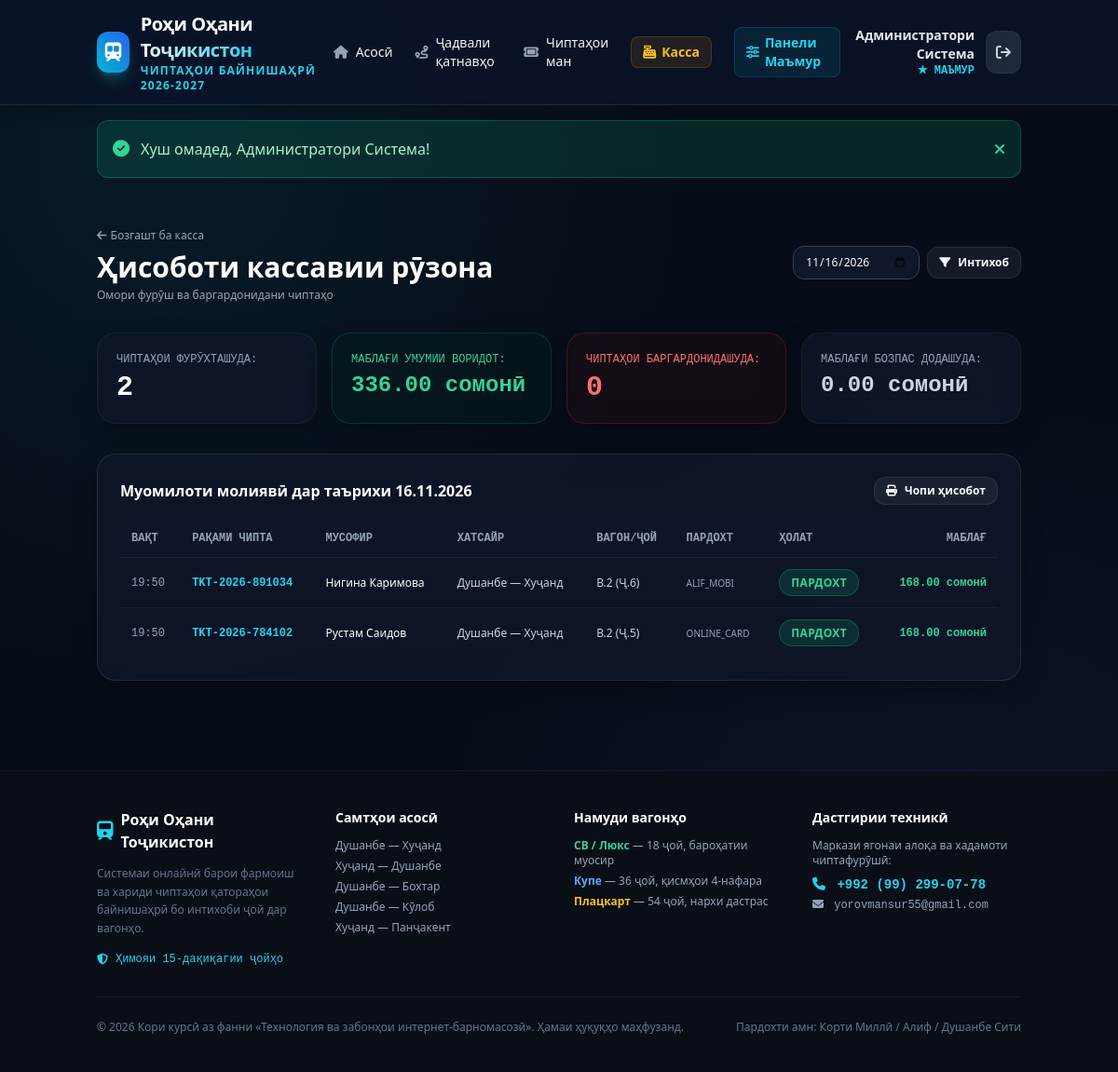
The page /cashier/reports.php (signed in) on the database its author committed.
### tables this page shows
CREATE TABLE `tickets` (
  `id` INT AUTO_INCREMENT PRIMARY KEY,
  `ticket_number` VARCHAR(50) NOT NULL UNIQUE,
  `trip_id` INT NOT NULL,
  `car_id` INT NOT NULL,
  `seat_id` INT NOT NULL,
  `passenger_id` INT NULL,
  `passenger_name` VARCHAR(150) NOT NULL,
  `passenger_passport` VARCHAR(50) NOT NULL,
  `passenger_phone` VARCHAR(30) NULL,
  `cashier_id` INT NULL,
  `price` DECIMAL(10,2) NOT NULL,
  `payment_method` ENUM('online_card', 'alif_mobi', 'dushanbe_city', 'cash') DEFAULT 'online_card',
  `payment_status` ENUM('pending', 'paid', 'refunded', 'expired') DEFAULT 'pending',
  `status` ENUM('reserved', 'confirmed', 'cancelled', 'refunded') DEFAULT 'reserved',
  `reserved_at` DATETIME NOT NULL,
  `expires_at` DATETIME NOT NULL,
  `purchased_at` DATETIME NULL,
  `refunded_at` DATETIME NULL,
  `created_at` TIMESTAMP DEFAULT CURRENT_TIMESTAMP,
  FOREIGN KEY (`trip_id`) REFERENCES `trips`(`id`) ON DELETE CASCADE,
  FOREIGN KEY (`car_id`) REFERENCES `cars`(`id`) ON DELETE CASCADE,
  FOREIGN KEY (`seat_id`) REFERENCES `seats`(`id`) ON DELETE CASCADE,
  FOREIGN KEY (`passenger_id`) REFERENCES `users`(`id`) ON DELETE SET NULL,
  FOREIGN KEY (`cashier_id`) REFERENCES `users`(`id`) ON DELETE SET NULL
);

CREATE TABLE `routes` (
  `id` INT AUTO_INCREMENT PRIMARY KEY,
  `route_name` VARCHAR(150) NOT NULL,
  `from_station_id` INT NOT NULL,
  `to_station_id` INT NOT NULL,
  `distance_km` DECIMAL(8,2) NOT NULL DEFAULT 0.00,
  `duration_hours` VARCHAR(50) NOT NULL,
  `created_at` TIMESTAMP DEFAULT CURRENT_TIMESTAMP,
  FOREIGN KEY (`from_station_id`) REFERENCES `stations`(`id`) ON DELETE CASCADE,
  FOREIGN KEY (`to_station_id`) REFERENCES `stations`(`id`) ON DELETE CASCADE
);

CREATE TABLE `cars` (
  `id` INT AUTO_INCREMENT PRIMARY KEY,
  `train_id` INT NOT NULL,
  `car_number` INT NOT NULL,
  `car_type` ENUM('platskart', 'coupe', 'sv_lux') NOT NULL DEFAULT 'coupe',
  `total_seats` INT NOT NULL DEFAULT 36,
  `price_multiplier` DECIMAL(4,2) NOT NULL DEFAULT 1.00,
  `created_at` TIMESTAMP DEFAULT CURRENT_TIMESTAMP,
  FOREIGN KEY (`train_id`) REFERENCES `trains`(`id`) ON DELETE CASCADE
);

CREATE TABLE `seats` (
  `id` INT AUTO_INCREMENT PRIMARY KEY,
  `car_id` INT NOT NULL,
  `seat_number` INT NOT NULL,
  `seat_type` ENUM('lower', 'upper', 'side_lower', 'side_upper') NOT NULL DEFAULT 'lower',
  FOREIGN KEY (`car_id`) REFERENCES `cars`(`id`) ON DELETE CASCADE
);

### config/db.php (called while the page is built, shortened)
<?php
function formatTJS($amount) {
    return number_format($amount, 2, '.', ' ') . ' сомонӣ';
}

### cashier/reports.php (the view, shortened to what this page needs)
<?php
require_once __DIR__ . '/../config/db.php';
$reportDate = $_GET['date'] ?? date('Y-m-d');
$statsStmt = $pdo->prepare("
    SELECT
        COUNT(CASE WHEN status = 'confirmed' THEN 1 END) AS total_sold,
        COALESCE(SUM(CASE WHEN status = 'confirmed' THEN price ELSE 0 END), 0) AS total_revenue,
        COUNT(CASE WHEN status = 'refunded' THEN 1 END) AS total_refunded,
        COALESCE(SUM(CASE WHEN status = 'refunded' THEN price ELSE 0 END), 0) AS refunded_amount
    FROM tickets
    WHERE DATE(created_at) = ?
");
$statsStmt->execute([$reportDate]);
$stats = $statsStmt->fetch();
$listStmt = $pdo->prepare("
    SELECT tk.*, r.route_name, tr.train_number, c.car_number, s.seat_number
    FROM tickets tk
    JOIN trips t ON tk.trip_id = t.id
    JOIN routes r ON t.route_id = r.id
    JOIN trains tr ON t.train_id = tr.id
    JOIN cars c ON tk.car_id = c.id
    JOIN seats s ON tk.seat_id = s.id
    WHERE DATE(tk.created_at) = ?
    ORDER BY tk.id DESC
");
$listStmt->execute([$reportDate]);
$tickets = $listStmt->fetchAll();
require_once __DIR__ . '/../includes/header.php';
?>
<div class="container mx-auto px-4 py-8">
    <div class="flex flex-col md:flex-row md:items-center justify-between gap-4 mb-8">
        <div>
            <a href="/train_ticket_system/cashier/index.php" class="text-xs text-slate-400 hover:text-white transition inline-flex items-center gap-1 mb-2">
                <i class="fa-solid fa-arrow-left"></i> Бозгашт ба касса
            </a>
            <h1 class="text-2xl md:text-3xl font-extrabold text-white">Ҳисоботи кассавии рӯзона</h1>
            <p class="text-xs text-slate-400 mt-1">Омори фурӯш ва баргардонидани чиптаҳо</p>
        </div>
        <form method="GET" action="" class="flex items-center gap-2">
            <input type="date" name="date" value="<?= htmlspecialchars($reportDate) ?>" class="bg-slate-900 border border-slate-700 rounded-xl px-3 py-2 text-white text-xs focus:outline-none focus:border-cyan-500">
            <button type="submit" class="btn btn-secondary text-xs !py-2 !px-3">
                <i class="fa-solid fa-filter"></i> Интихоб
            </button>
        </form>
    </div>
    <div class="grid grid-cols-1 sm:grid-cols-2 lg:grid-cols-4 gap-4 mb-8">
        <div class="glass-panel p-5 border-white/5">
            <span class="text-xs text-slate-400 uppercase font-mono block mb-1">Чиптаҳои фурӯхташуда:</span>
            <span class="text-3xl font-black text-white font-mono"><?= $stats['total_sold'] ?></span>
        </div>
        <div class="glass-panel p-5 border-emerald-500/20 bg-emerald-950/20">
            <span class="text-xs text-emerald-400 uppercase font-mono block mb-1">Маблағи умумии воридот:</span>
            <span class="text-2xl font-black text-emerald-400 font-mono"><?= formatTJS($stats['total_revenue']) ?></span>
        </div>
        <div class="glass-panel p-5 border-red-500/20 bg-red-950/20">
            <span class="text-xs text-red-400 uppercase font-mono block mb-1">Чиптаҳои баргардонидашуда:</span>
            <span class="text-3xl font-black text-red-400 font-mono"><?= $stats['total_refunded'] ?></span>
        </div>
        <div class="glass-panel p-5 border-white/5">
            <span class="text-xs text-slate-400 uppercase font-mono block mb-1">Маблағи бозпас додашуда:</span>
            <span class="text-2xl font-black text-slate-300 font-mono"><?= formatTJS($stats['refunded_amount']) ?></span>
        </div>
    </div>
    <div class="glass-panel p-6 border-white/10">
        <div class="flex items-center justify-between mb-4">
            <h2 class="text-base font-bold text-white">Муомилоти молиявӣ дар таърихи <?= date('d.m.Y', strtotime($reportDate)) ?></h2>
            <button onclick="window.print()" class="btn btn-secondary text-xs !py-1.5 !px-3">
                <i class="fa-solid fa-print"></i> Чопи ҳисобот
            </button>
        </div>
        <div class="overflow-x-auto">
            <table class="w-full text-left text-xs text-slate-300">
                <thead class="bg-slate-900/80 text-slate-400 uppercase font-mono border-b border-white/5">
                    <tr>
                        <th class="p-3">Вақт</th>
                        <th class="p-3">Рақами чипта</th>
                        <th class="p-3">Мусофир</th>
                        <th class="p-3">Хатсайр</th>
                        <th class="p-3">Вагон/Ҷой</th>
                        <th class="p-3">Пардохт</th>
                        <th class="p-3">Ҳолат</th>
                        <th class="p-3 text-right">Маблағ</th>
                    </tr>
                </thead>
                <tbody class="divide-y divide-white/5">
                    <?php if (empty($tickets)): ?>
                        <tr>
                            <td colspan="8" class="p-6 text-center text-slate-500">Дар ин сана ягон амалиёт сабт нашудааст.</td>
                        </tr>
                    <?php else: ?>
                        <?php foreach ($tickets as $t): ?>
                            <tr class="hover:bg-slate-800/40 transition">
                                <td class="p-3 font-mono text-slate-400"><?= date('H:i', strtotime($t['created_at'])) ?></td>
                                <td class="p-3 font-mono font-bold text-cyan-400"><?= htmlspecialchars($t['ticket_number']) ?></td>
                                <td class="p-3 text-white font-medium"><?= htmlspecialchars($t['passenger_name']) ?></td>
                                <td class="p-3"><?= htmlspecialchars($t['route_name']) ?></td>
                                <td class="p-3">В.<?= $t['car_number'] ?> (Ҷ.<?= $t['seat_number'] ?>)</td>
                                <td class="p-3 uppercase text-[10px] text-slate-400"><?= htmlspecialchars($t['payment_method']) ?></td>
                                <td class="p-3">
                                    <?php if ($t['status'] === 'confirmed'): ?>
                                        <span class="badge badge-emerald">Пардохт</span>
                                    <?php elseif ($t['status'] === 'refunded'): ?>
                                        <span class="badge badge-ruby">Бозгашт</span>
                                    <?php else: ?>
                                        <span class="badge"><?= $t['status'] ?></span>
                                    <?php endif; ?>
                                </td>
                                <td class="p-3 text-right font-mono font-bold <?= $t['status'] === 'confirmed' ? 'text-emerald-400' : 'text-slate-400 line-through' ?>">
                                    <?= formatTJS($t['price']) ?>
                                </td>
                            </tr>
                        <?php endforeach; ?>
                    <?php endif; ?>
                </tbody>
            </table>
        </div>
    </div>
</div>
<?php require_once __DIR__ . '/../includes/footer.php'; ?>

### assets/css/style.css (style rules this page uses)
:root { --bg-dark: #070d18; --bg-card: #0f172a; --bg-card-hover: #162238; --surface-glass: rgba(15, 23, 42, 0.75); --border-glass: rgba(255, 255, 255, 0.08); --border-glass-light: rgba(255, 255, 255, 0.15); --primary: #06b6d4; --primary-hover: #0891b2; --primary-glow: rgba(6, 182, 212, 0.25); --emerald: #10b981; --emerald-glow: rgba(16, 185, 129, 0.25); --amber: #f59e0b; --amber-glow: rgba(245, 158, 11, 0.25); --ruby: #ef4444; --ruby-glow: rgba(239, 68, 68, 0.25); --text-main: #f8fafc; --text-muted: #94a3b8; --text-dim: #64748b; --font-main: 'Plus Jakarta Sans', system-ui, -apple-system, sans-serif; --font-mono: 'JetBrains Mono', monospace; }
* { box-sizing: border-box; margin: 0; padding: 0; }
body { background-color: var(--bg-dark); color: var(--text-main); font-family: var(--font-main); min-height: 100vh; display: flex; flex-direction: column; line-height: 1.5; background-image: radial-gradient(circle at 15% 15%, rgba(6, 182, 212, 0.08) 0%, transparent 40%), radial-gradient(circle at 85% 85%, rgba(99, 102, 241, 0.08) 0%, transparent 40%); background-attachment: fixed; }
.container { width: 100%; max-width: 1240px; margin-left: auto; margin-right: auto; padding-left: 1.25rem; padding-right: 1.25rem; }
.glass-panel { background: var(--surface-glass); backdrop-filter: blur(16px); -webkit-backdrop-filter: blur(16px); border: 1px solid var(--border-glass); border-radius: 1.25rem; box-shadow: 0 10px 30px -10px rgba(0, 0, 0, 0.5); transition: border-color 0.2s ease, box-shadow 0.2s ease; }
.btn { display: inline-flex; align-items: center; justify-content: center; gap: 0.5rem; font-weight: 600; font-size: 0.95rem; padding: 0.75rem 1.4rem; border-radius: 0.75rem; border: none; cursor: pointer; transition: all 0.2s ease; text-decoration: none; line-height: 1; }
.btn-secondary { background: rgba(255, 255, 255, 0.06); color: var(--text-main); border: 1px solid var(--border-glass); }
.badge { display: inline-flex; align-items: center; gap: 0.35rem; font-size: 0.75rem; font-weight: 700; padding: 0.35rem 0.75rem; border-radius: 9999px; letter-spacing: 0.025em; text-transform: uppercase; }
.badge-emerald { background: rgba(16, 185, 129, 0.15); color: #34d399; border: 1px solid rgba(16, 185, 129, 0.3); }

### rows shown on the page
tickets: created_at "19:50", ticket_number "TKT-2026-891034", passenger_name "Нигина Каримова", routes.route_name "Душанбе — Хуҷанд", car.car_number "2", seat.seat_number "6", payment_method "ALIF_MOBI", status "ПАРДОХТ", price "168.00 сомонӣ"
tickets: created_at "19:50", ticket_number "TKT-2026-784102", passenger_name "Рустам Саидов", routes.route_name "Душанбе — Хуҷанд", car.car_number "2", seat.seat_number "5", payment_method "ONLINE_CARD", status "ПАРДОХТ", price "168.00 сомонӣ"

### other values the page prints
$currentUser['full_name'] "Администратори Система"
$flashSuccess "Хуш омадед, Администратори Система!"
$stats['total_sold'] "2"
formatTJS($stats['total_revenue']) "336.00 сомонӣ"
$stats['total_refunded'] "0"
formatTJS($stats['refunded_amount']) "0.00 сомонӣ"
